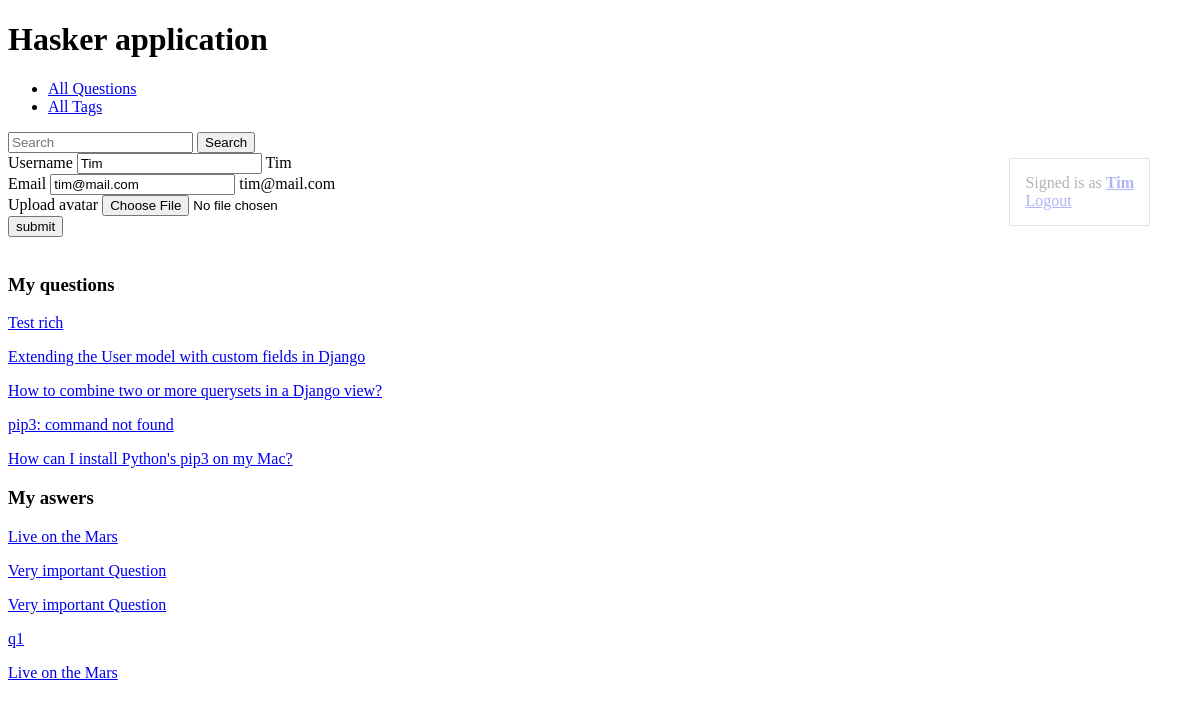
Before: /accounts/settings/ (signed in) with the older database file.
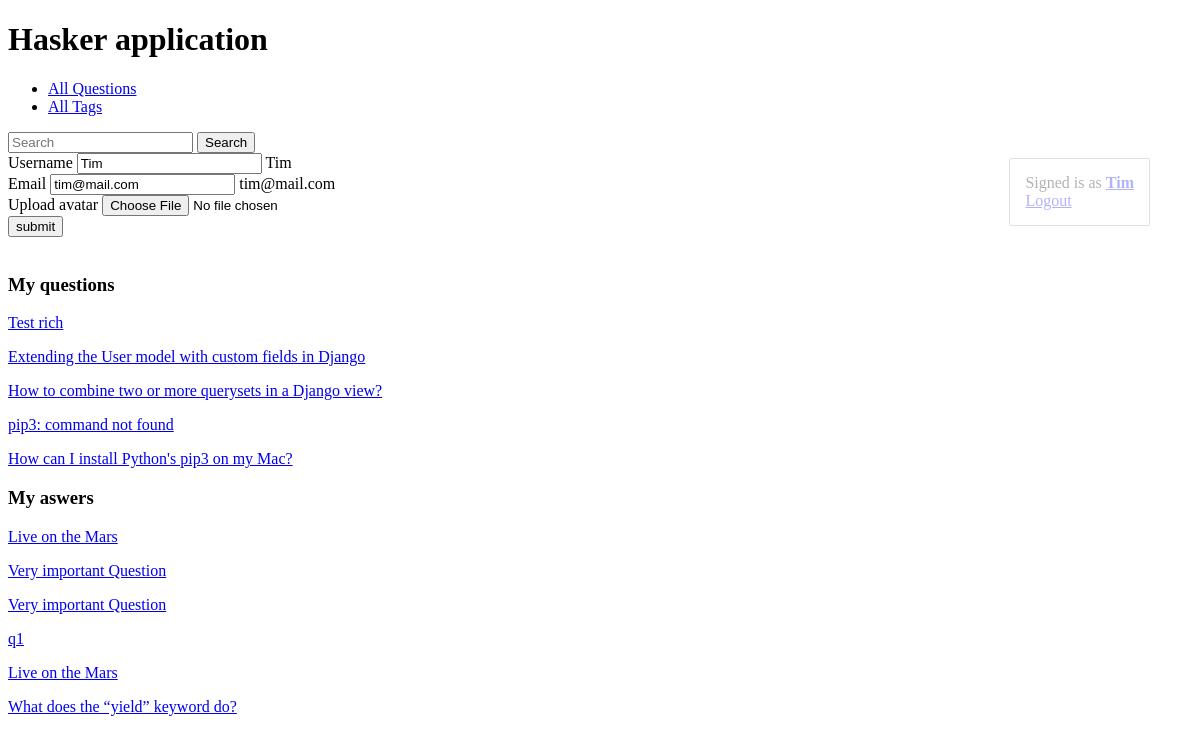
After: the same page with the newer database file.
### hasker/models.py (models this page shows, shortened)
class Question(models.Model):
    author = models.ForeignKey(User, on_delete=models.CASCADE)
    title = models.CharField(max_length=150, db_index=True)
    slug = models.SlugField(max_length=150, blank=True, unique=True)
    content = RichTextField(blank=False, db_index=True)
    tags = models.ManyToManyField('Tag', blank=True, related_name='questions')
    date_create = models.DateTimeField(auto_now_add=True)
    def get_absolute_url(self):
        return reverse('question_detail_url', kwargs={'slug': self.slug})
    class Meta:
        ordering = ['-date_create']

class Answer(models.Model):
    user = models.ForeignKey(User, on_delete=models.CASCADE)
    question = models.ForeignKey(Question, on_delete=models.CASCADE)
    content = RichTextField(blank=False, db_index=True)
    date_create = models.DateTimeField(auto_now_add=True)
    is_correct = models.BooleanField(default=False)

### accounts/views.py (the view)
# urls.py: path('settings/', user_settings, name='user_settings_url'),
@login_required
def user_settings(request):
    user = get_object_or_404(User, pk=request.user.pk)
    try:
        userprofile = user.userprofile
    except:
        userprofile = None
    if request.method == 'POST':
        form = UserRegistrationForm(request.POST, request.FILES)
        if form.is_valid():
            username = form.cleaned_data['username']
            password = form.cleaned_data['password1']
            email = form.cleaned_data['email']
            avatar = request.FILES['avatar']
            user.delete()
            if userprofile:
                userprofile.delete()
            user = User.objects.create_user(username, email=email, password=password)
            if avatar:
                userprofile = UserProfile.objects.create(user=user, avatar=avatar)
            messages.success(request, 'Successfully update {}'.format(user.username))
            return render(request, 'accounts/settings.html', context={'form': form, 'user': user})
    else:
        form = UserRegistrationForm()
        form.fields['username'].initial = user.username
        form.fields['email'].initial = user.email
    return render(request, 'accounts/settings.html', context={'form': form, 'user': user})

### accounts/forms.py (shortened to what this page needs)
class UserRegistrationForm(forms.Form):
    username = forms.CharField(
                        label='Username',
                        max_length=100,
                        min_length=5,
                        widget=forms.TextInput(attrs={'class': 'form-control'}))
    email = forms.EmailField(widget=forms.TextInput(attrs={'class': 'form-control'}))
    password1 = forms.CharField(
                            label="Password",
                            max_length=100,
                            min_length=5,
                            widget=forms.PasswordInput(attrs={'class': 'form-control'}))
    password2 = forms.CharField(
                            label="Confirm Password",
                            max_length=100,
                            min_length=5,
                            widget=forms.PasswordInput(attrs={'class': 'form-control'}))
    avatar = forms.ImageField(label="Upload avatar")

### accounts/templates/accounts/settings.html (shortened to what this page needs)
{% extends 'base.html' %}
{% block content %}
  <div class="container">
    <div class="row">
      <div class="col-sm-6 offset-sm-3">
        <form enctype="multipart/form-data" action="" method="post">
            <div class="form-group">
              {{ form.username.label }}
              {{ form.username }}
              {{ user.username }}
            </div>
            <div class="form-group">
              {{ form.email.label }}
              {{ form.email }}
              {{ user.email }}
            </div>
            <div class="form-group">
              {{ form.avatar.label }}
              {{ form.avatar }}
            </div>
          <input type="submit" value="submit" class='btn btn-primary'>
        </form>
      </div>
    </div>
  </div>
<h3> My questions </h3>
    {% for question in user.question_set.all %}
        <p> <a href="{{ question.get_absolute_url }}" class="but1">{{ question.title  }}</a> </p>
    {% endfor %}
<h3> My aswers </h3>
    {% for answer in user.answer_set.all %}
        <p> <a href="{{ answer.question.get_absolute_url }}" class="but1">{{ answer.question.title  }}</a> </p>
    {% endfor %}
{% endblock %}

Changed rows visible on the page:
added Answer: question "What does the “yield” keyword do?"
